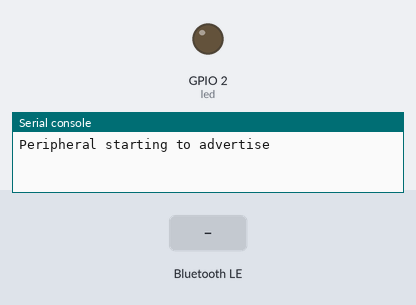
A program run on a simulated ESP32 board running MicroPython. Shown: output pins drawn as LEDs (lit = HIGH), the last lines printed to the serial console. Dashed ring = blinking. The inputs (shaded band) are chosen by the test bench. Nothing arrives over Bluetooth unless stated.

Above: at 1.2 s.
1.3 s: "1" written over Bluetooth
At 1.7 s:
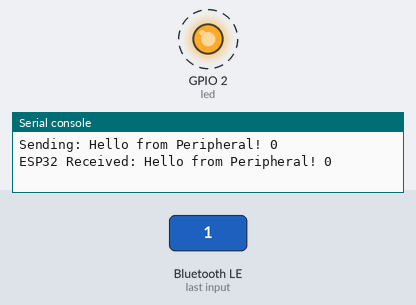
Timing chart, 0 to 10.3 s (numbered marks = the images above; inputs shaded):
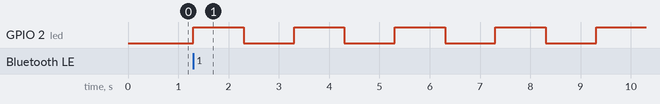

The program:

pico_per_dual.py
```python
import aioble
import bluetooth
import asyncio
import struct
import json
from machine import Pin

led = Pin("LED", Pin.OUT)

connected = False

with open("uuids.json", mode="r", encoding="utf-8") as read_file:
    uuids_data = json.load(read_file)

IAM = "Peripheral"
BLE_NAME = f"{IAM}"
MESSAGE = f"Hello from {IAM}!"
BLE_SVC_UUID = bluetooth.UUID(uuids_data["service"])
BLE_CHARACTERISTIC_UUID = bluetooth.UUID(uuids_data["characteristic"])
BLE_APPEARANCE = 0x0300
BLE_ADVERTISING_INTERVAL = 2000
BLE_SCAN_LENGTH = 5000
BLE_INTERVAL = 30000
BLE_WINDOW = 30000

# state variables
message_count = 0

def encode_message(message):
    """ Encode a message to bytes """
    return message.encode('utf-8')

def decode_message(message):
    """ Decode a message from bytes """
    return message.decode('utf-8')

async def blink_led_task():
    global connected
    toggle = True
    while True:
        led.value(toggle)
        toggle = not toggle
        blink = 1000 if connected else 250
        await asyncio.sleep_ms(blink)

async def receive_data_task(characteristic):
    """Receive data from the central device."""
    while True:
        try:
            # This blocks until new data is available
            data = characteristic.read()

            if data:
                print(f"ESP32 Received: {decode_message(data)}")
                await asyncio.sleep(1)
        except Exception as e:
            print(f"Error receiving data: {e}")
            break

async def send_data_task(connection, characteristic):
    """Send data to the central device."""
    global message_count
    while True:
        message = f"{MESSAGE} {message_count}"
        message_count += 1
        print(f"Sending: {message}")

        try:
            msg = encode_message(message)
            characteristic.write(msg)  # Peripheral writes data here
            await asyncio.sleep(1)
        except Exception as e:
            print(f"Error while sending data: {e}")
            continue

async def run_peripheral_mode():
    global connected
    """ Run the peripheral mode """

    # Set up the Bluetooth service and characteristic
    ble_service = aioble.Service(BLE_SVC_UUID)
    characteristic = aioble.Characteristic(
        ble_service,
        BLE_CHARACTERISTIC_UUID,
        read=True,
        notify=True,
        write=True,
        capture=True,
    )
    aioble.register_services(ble_service)

    print(f"{BLE_NAME} starting to advertise")

    while True:
        async with await aioble.advertise(
            BLE_ADVERTISING_INTERVAL,
            name=BLE_NAME,
            services=[BLE_SVC_UUID],
            appearance=BLE_APPEARANCE) as connection:
            connected = True
            print(f"{BLE_NAME} connected to another device: {connection.device}")

            tasks = [
                asyncio.create_task(send_data_task(connection, characteristic)),
                asyncio.create_task(receive_data_task(characteristic)),
                asyncio.create_task(blink_led_task())
            ]
            await asyncio.gather(*tasks)
            print(f"{IAM} disconnected")
            connected = False
            break

asyncio.run(run_peripheral_mode())
```

Measured:
- after the input at 1.3 s, GPIO 2 (led): alternates HIGH for 1.0 s and LOW for 1.0 s, starting at once
